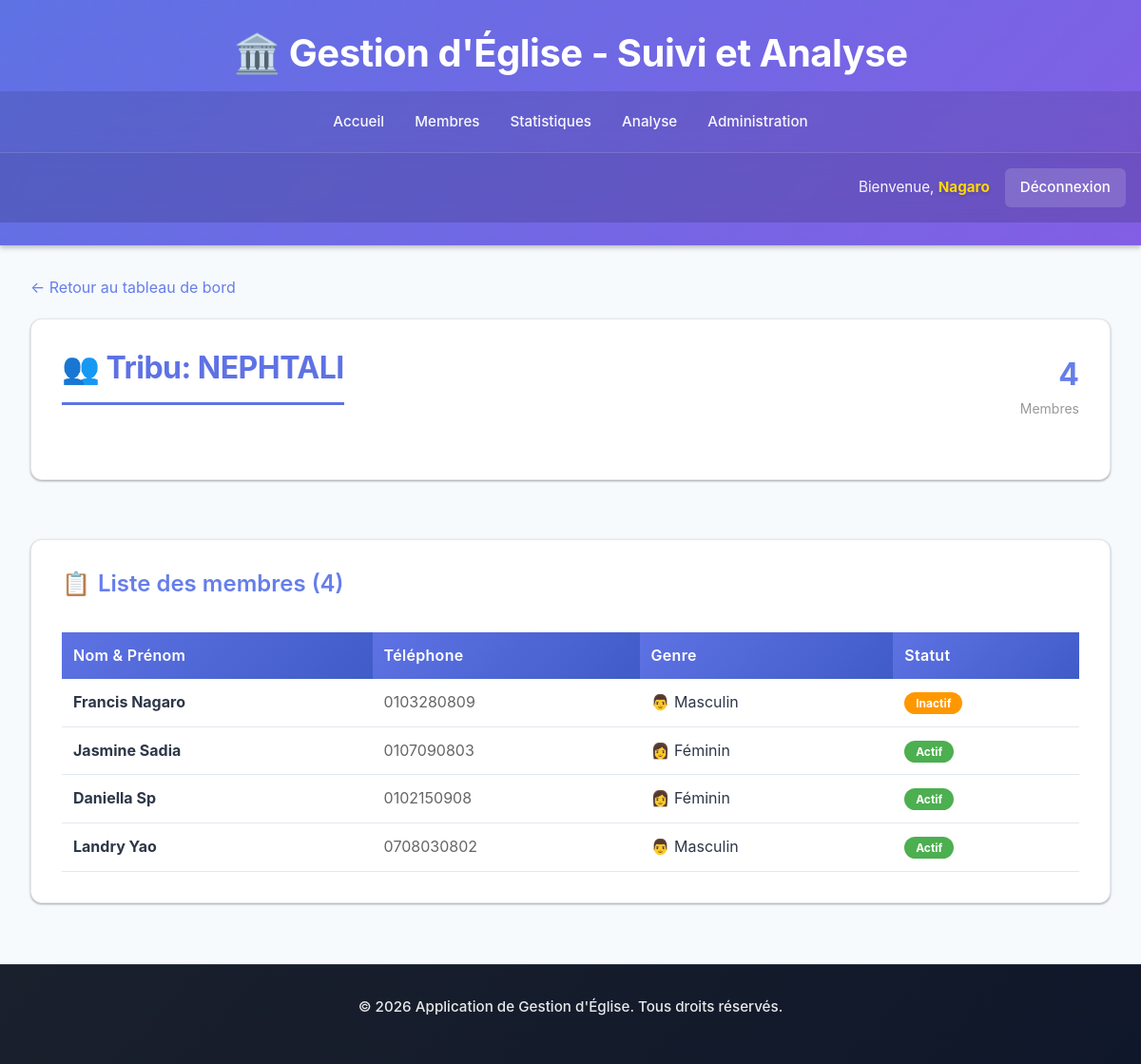
Screenshot of /tribu/1/membres/ (signed in) with the database file from the repository.
### eglise/models.py (models this page shows, shortened)
class Tribu(models.Model):
    nom = models.CharField(max_length=100, unique=True)
    description = models.TextField(blank=True, null=True)
    date_creation = models.DateTimeField(auto_now_add=True)
    class Meta:
        verbose_name_plural = "Tribus"
        ordering = ['nom']

class Membre(models.Model):
    STATUT_CHOICES = (
        ('nouveau', 'Nouveau'),
        ('actif', 'Actif'),
        ('sorti', 'Sorti'),
        ('inactif', 'Inactif'),
    )
    GENRE_CHOICES = (
        ('M', 'Masculin'),
        ('F', 'Féminin'),
    )
    nom = models.CharField(max_length=100)
    prenom = models.CharField(max_length=100)
    email = models.EmailField(blank=True, null=True)
    telephone = models.CharField(max_length=20, blank=True, null=True)
    adresse = models.CharField(max_length=255, blank=True, null=True)
    genre = models.CharField(max_length=1, choices=GENRE_CHOICES, blank=True)
    date_naissance = models.DateField(blank=True, null=True)
    photo = models.ImageField(upload_to='membres_photos/', blank=True, null=True)
    tribu = models.ForeignKey(Tribu, on_delete=models.SET_NULL, null=True, blank=True)
    departement = models.ForeignKey(Departement, on_delete=models.SET_NULL, null=True, blank=True)
    statut = models.CharField(max_length=20, choices=STATUT_CHOICES, default='nouveau')
    date_adhesion = models.DateField(default=timezone.now)
    date_depart = models.DateField(blank=True, null=True)
    notes = models.TextField(blank=True, null=True)
    date_creation = models.DateTimeField(auto_now_add=True)
    date_modification = models.DateTimeField(auto_now=True)
    class Meta:
        ordering = ['nom', 'prenom']
    def nom_complet(self):
        return f"{self.prenom} {self.nom}"

### eglise/views.py (the view, shortened to what this page needs)
# urls.py: path('tribu/<int:tribu_id>/membres/', views.TribuMembreListView.as_view(), name='tribu_membres'),
class TribuMembreListView(ProtectedDataAccessMixin, TemplateView):
    template_name = 'eglise/tribu_membres.html'
    def get(self, request, tribu_id):
        try:
            tribu = Tribu.objects.get(id=tribu_id)
        except Tribu.DoesNotExist:
            return redirect('eglise:dashboard')
        user = request.user
        if not user.is_superuser:
            try:
                if user.profile.role == 'patriarche' and user.profile.tribu_id != tribu_id:
                    return redirect('eglise:dashboard')
            except:
                return redirect('eglise:dashboard')
        membres = Membre.objects.filter(tribu=tribu).order_by('nom', 'prenom')
        context = {
            'tribu': tribu,
            'membres': membres,
            'form': MembreForm(),
        }
        return render(request, self.template_name, context)

### eglise/mixins.py (called while the page is built, shortened)
    def dispatch(self, request, *args, **kwargs):
        if not request.user.is_authenticated:
            return redirect('eglise:login')
        if request.user.is_superuser:
            return super().dispatch(request, *args, **kwargs)

### eglise/templates/eglise/tribu_membres.html (shortened to what this page needs)
{% extends 'eglise/base.html' %}
{% block content %}
<div style="margin-bottom: 20px;">
    <a href="{% url 'eglise:dashboard' %}" style="color: #667eea; text-decoration: none;">← Retour au tableau de bord</a>
</div>
<div class="card">
    <div style="display: flex; justify-content: space-between; align-items: center; margin-bottom: 30px;">
        <div>
            <h2 style="margin: 0;">👥 Tribu: {{ tribu.nom }}</h2>
        </div>
        <div style="text-align: right;">
            <div style="font-size: 32px; font-weight: bold; color: #667eea;">{{ membres.count }}</div>
            <div style="color: #999; font-size: 14px;">Membres</div>
        </div>
    </div>
</div>
<div class="card">
    <h3 style="color: #667eea; margin-bottom: 20px; display: flex; align-items: center; gap: 8px;">
        <span style="font-size: 24px;">📋</span> Liste des membres ({{ membres.count }})
    </h3>
    {% if membres %}
    <div style="overflow-x: auto;">
        <table style="width: 100%; border-collapse: collapse;">
            <thead>
                <tr style="background-color: #667eea; color: white;">
                    <th style="padding: 12px; text-align: left;">Nom & Prénom</th>
                    <th style="padding: 12px; text-align: left;">Téléphone</th>
                    <th style="padding: 12px; text-align: left;">Genre</th>
                    <th style="padding: 12px; text-align: left;">Statut</th>
                </tr>
            </thead>
            <tbody>
                {% for membre in membres %}
                <tr style="border-bottom: 1px solid #ddd;">
                    <td style="padding: 12px;"><strong>{{ membre.nom_complet }}</strong></td>
                    <td style="padding: 12px; color: #666;">{{ membre.telephone|default:"—" }}</td>
                    <td style="padding: 12px;">
                        {% if membre.genre == 'M' %}👨 Masculin
                        {% elif membre.genre == 'F' %}👩 Féminin
                        {% else %}—{% endif %}
                    </td>
                    <td style="padding: 12px;">
                        <span style="padding: 4px 12px; border-radius: 20px; font-size: 12px; font-weight: bold;
                            {% if membre.statut == 'actif' %}background-color: #4caf50; color: white;
                            {% elif membre.statut == 'nouveau' %}background-color: #2196f3; color: white;
                            {% elif membre.statut == 'inactif' %}background-color: #ff9800; color: white;
                            {% elif membre.statut == 'sorti' %}background-color: #f44336; color: white;{% endif %}">
                            {{ membre.get_statut_display }}
                        </span>
                    </td>
                </tr>
                {% endfor %}
            </tbody>
        </table>
    </div>
    {% endif %}
</div>
{% endblock %}

### eglise/templates/eglise/base.html (shortened to what this page needs)
<!DOCTYPE html>
<html lang="fr">
<head>
    <link href="https://cdn.jsdelivr.net/npm/bootstrap@5.3.0/dist/css/bootstrap.min.css" rel="stylesheet">
    <link rel="stylesheet" href="https://cdnjs.cloudflare.com/ajax/libs/font-awesome/6.4.0/css/all.min.css">
</head>
<body>
    <header>
        <h1>🏛️ Gestion d'Église - Suivi et Analyse</h1>
        <nav>
            {% if user.is_authenticated %}
                <a href="{% url 'eglise:dashboard' %}">Accueil</a>
                <a href="{% url 'eglise:membre_list' %}">Membres</a>
                <a href="{% url 'eglise:statistiques' %}">Statistiques</a>
                <a href="{% url 'eglise:analyse' %}">Analyse</a>
                <a href="{% url 'admin:index' %}">Administration</a>
            {% else %}
                <a href="{% url 'eglise:login' %}">Connexion</a>
                <a href="{% url 'eglise:category-select' %}">Inscription</a>
            {% endif %}
        </nav>
        {% if user.is_authenticated %}
            <div class="user-info">
                <span>Bienvenue, <span class="user-name">{{ user.get_full_name|default:user.username }}</span></span>
                <a href="{% url 'eglise:logout' %}">Déconnexion</a>
            </div>
        {% endif %}
    </header>
    <div class="container">
        {% block content %}{% endblock %}
    </div>
    <footer>
        <p>&copy; 2026 Application de Gestion d'Église. Tous droits réservés.</p>
    </footer>
</body>
</html>

### eglise/templates/eglise/base.html (style rules this page uses)
:root { --primary-color: #5e72e4; --primary-dark: #405cc7; --secondary-color: #825ee4; --success-color: #2dce89; --warning-color: #fb6340; --danger-color: #f5365c; --info-color: #11cdef; --dark-bg: #1a202c; --light-bg: #f7fafc; --card-bg: #ffffff; --text-primary: #2d3748; --text-secondary: #718096; --border-color: #e2e8f0; --shadow-sm: 0 1px 3px rgba(0, 0, 0, 0.12), 0 1px 2px rgba(0, 0, 0, 0.24); --shadow-md: 0 3px 6px rgba(0, 0, 0, 0.15), 0 2px 4px rgba(0, 0, 0, 0.12); --shadow-lg: 0 10px 20px rgba(0, 0, 0, 0.15), 0 3px 6px rgba(0, 0, 0, 0.10); --transition: all 0.3s cubic-bezier(0.4, 0, 0.2, 1); }
* { margin: 0; padding: 0; box-sizing: border-box; }
html, body { height: 100%; }
body { font-family: -apple-system, BlinkMacSystemFont, 'Segoe UI', 'Roboto', 'Oxygen', 'Ubuntu', 'Cantarell', sans-serif; background-color: var(--light-bg); color: var(--text-primary); display: flex; flex-direction: column; line-height: 1.6; }
header { background: linear-gradient(135deg, var(--primary-color) 0%, var(--secondary-color) 100%); color: white; padding: 1.5rem 0; box-shadow: var(--shadow-md); flex-shrink: 0; position: relative; overflow: hidden; }
header::before { content: ''; position: absolute; top: 0; left: 0; right: 0; bottom: 0; opacity: 0.1; }
header h1 { text-align: center; font-size: clamp(1.5rem, 5vw, 2.5rem); margin: 0; padding: 0.5rem 1rem; word-break: break-word; font-weight: 700; letter-spacing: -0.5px; position: relative; z-index: 1; }
nav { background: rgba(0, 0, 0, 0.1); padding: 0.5rem 0; margin-top: 0.5rem; display: flex; flex-wrap: wrap; justify-content: center; gap: 0; backdrop-filter: blur(10px); }
nav a { color: rgba(255, 255, 255, 0.95); padding: 0.75rem 1rem; text-decoration: none; display: inline-block; transition: var(--transition); font-size: clamp(0.8rem, 2vw, 0.95rem); white-space: nowrap; flex: 0 1 auto; font-weight: 500; position: relative; }
nav a::after { content: ''; position: absolute; bottom: 0; left: 0; right: 0; height: 2px; background: rgba(255, 255, 255, 0.6); transform: scaleX(0); transform-origin: right; transition: var(--transition); }
.container { flex: 1; padding: clamp(1rem, 4vw, 2rem); max-width: 1400px; margin: 0 auto; width: 100%; }
.card { background: var(--card-bg); border-radius: 12px; box-shadow: var(--shadow-sm); padding: clamp(1.25rem, 3vw, 2rem); margin-bottom: 2rem; border: 1px solid var(--border-color); transition: var(--transition); }
.card h2 { color: var(--primary-color); margin-bottom: 1.5rem; border-bottom: 3px solid var(--primary-color); padding-bottom: 1rem; font-size: clamp(1.4rem, 4vw, 2rem); font-weight: 700; letter-spacing: -0.5px; }
.card h3 { font-size: clamp(1.1rem, 3vw, 1.5rem); color: var(--text-primary); font-weight: 600; margin-bottom: 1rem; }
table { width: 100%; border-collapse: collapse; margin-top: 1rem; font-size: clamp(0.8rem, 2vw, 1rem); background: white; }
table th { background: linear-gradient(135deg, var(--primary-color) 0%, var(--primary-dark) 100%); color: white; padding: clamp(0.75rem, 2vw, 1.25rem); text-align: left; font-weight: 600; word-break: break-word; font-size: clamp(0.85rem, 2vw, 1rem); letter-spacing: 0.3px; }
table td { padding: clamp(0.6rem, 1.5vw, 1rem); border-bottom: 1px solid var(--border-color); color: var(--text-primary); }
table tr { transition: var(--transition); }
footer { background: linear-gradient(135deg, var(--dark-bg) 0%, #0f172a 100%); color: rgba(255, 255, 255, 0.9); text-align: center; padding: 2rem 1rem; margin-top: auto; flex-shrink: 0; font-size: clamp(0.8rem, 2vw, 0.95rem); border-top: 1px solid rgba(255, 255, 255, 0.1); font-weight: 500; }
.user-info { background: rgba(0, 0, 0, 0.15); padding: 1rem; text-align: right; color: rgba(255, 255, 255, 0.95); font-size: clamp(0.8rem, 2vw, 0.95rem); border-top: 1px solid rgba(255, 255, 255, 0.15); display: flex; flex-wrap: wrap; justify-content: flex-end; gap: 1rem; align-items: center; backdrop-filter: blur(10px); }
.user-info a { color: #fff; text-decoration: none; padding: 0.5rem 1rem; border-radius: 6px; background: rgba(255, 255, 255, 0.15); transition: var(--transition); font-weight: 500; }
.user-name { font-weight: 700; color: #ffd700; text-shadow: 0 2px 4px rgba(0, 0, 0, 0.2); }

### rows the page displays
Tribu: nom "NEPHTALI"
Membre: nom_complet "Francis Nagaro", telephone "0103280809", genre "👨 Masculin", statut "Inactif"
Membre: nom_complet "Jasmine Sadia", telephone "0107090803", genre "👩 Féminin", statut "Actif"
Membre: nom_complet "Daniella Sp", telephone "0102150908", genre "👩 Féminin", statut "Actif"
Membre: nom_complet "Landry Yao", telephone "0708030802", genre "👨 Masculin", statut "Actif"

### other values shown
{{ user.get_full_name|default:user.username }} "Nagaro"
{{ membres.count }} "4"
